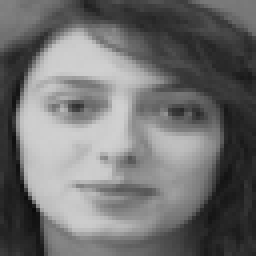
#> input picture Question 1/3/2.pgm, 64 x 64 px (shown 4 times larger)
$ jupyter execute --allow-errors Question_1_MFDS_Project.ipynb
#> lines starting #> are read from the running program, lines starting #| are printed output that depends on the picture
# SVD-Based Face Recognition

[cell 1]
import numpy as np
import matplotlib.pyplot as plt

# This library has been used only to load
from PIL import Image
import os

#### Some constants

[cell 2]
number_of_persons = 15 # Number of unique individuals
imgs_per_person = 10 # Number of images per person

#### Hyperparameters

[cell 3]
N = 9 # number of images used for training in each class
threshold = 2550 # If the norm is below the threshold, only then we will declare that the input
                 # image is a valid face image

number_of_vectors = 1

weighted_mean = True # whether or not to take mean weighted by the singular values

[cell 4]
representational_images = np.zeros((15, 64, 64))
training_images = []
#> (the rest of this cell did not finish here and is left out)

#### Testing the model on a few images

[cell 5]
# The 10th image was not used anywhere for training

test_images = np.zeros((15, 64, 64)) # placeholder for the test images.
#> (the rest of this cell did not finish here and is left out)

[cell 6]
# Person 1: Let us calculate their distance from all 15 representative images

diff_norms = []
#> diff_norms = []
print("True Label = Person {}".format(1))
for j in range(1,16):
    # Distance of an image from each of the representative images
    diff_norms.append(np.linalg.norm(representational_images[j-1] - test_images[0]))
#> after the loop, diff_norms = [0, 0, 0, 0, 0, 0, 0, 0, 0, 0, 0, 0, 0, 0, 0]
if min(diff_norms)<=threshold:
    print('Matched with Person {}'.format(np.argmin(diff_norms) + 1))
#| Matched with Person 1
    print("Value of the minimum norm = {}".format(round(min(diff_norms), 3)))
#| Value of the minimum norm = 0.0
else:
    print('Not Found')

[cell 7]
# Person 2: Let us calculate their distance from all 15 representative images
diff_norms = []
print("True Label = Person {}".format(2))
for j in range(1,16):
    # Distance of an image from each of the representative images
    diff_norms.append(np.linalg.norm(representational_images[j-1] - test_images[1]))
if min(diff_norms)<=threshold:
    print('Matched with Person {}'.format(np.argmin(diff_norms) + 1))
#| Matched with Person 1
    print("Value of the minimum norm = {}".format(round(min(diff_norms), 3)))
#| Value of the minimum norm = 0.0
else:
    print('Not Found')

[cell 8]
# Person 3: Let us calculate their distance from all 15 rep images
diff_norms = []
print("True Label = Person {}".format(3))
for j in range(1,16):
    # Distance of an image from each of the representative images
    diff_norms.append(np.linalg.norm(representational_images[j-1] - test_images[2]))
if min(diff_norms)<=threshold:
    print('Matched with Person {}'.format(np.argmin(diff_norms) + 1))
#| Matched with Person 1
    print("Value of the minimum norm = {}".format(round(min(diff_norms), 3)))
#| Value of the minimum norm = 0.0
else:
    print('Not Found')

[cell 9]
### Evaluating on the Training Set

[cell 10]
correct_predictions = 0
not_found = 0

#> (the rest of this cell did not finish here and is left out)

#### Training accuracy

[cell 11]
total_training_images = N * number_of_persons
training_accuracy = (correct_predictions/total_training_images) * 100
print("Training set accuracy = {}%".format(round(training_accuracy, 3)))

## Representative Images

[cell 12]
plt.figure(figsize=(15, 15))
# Creates the directory to store the representative images.
if not os.path.exists('RepresentativeImages'):
    os.mkdir('RepresentativeImages')
for i in range(len(representational_images)):
    plt.subplot(5, 3, i+1)
    plt.imshow(representational_images[i])
    img = Image.fromarray(representational_images[i]).convert("L")
    img.save("RepresentativeImages/Person"+str(i+1)+".pgm")
    plt.title("Person {}".format(i+1), size=18)
plt.tight_layout()
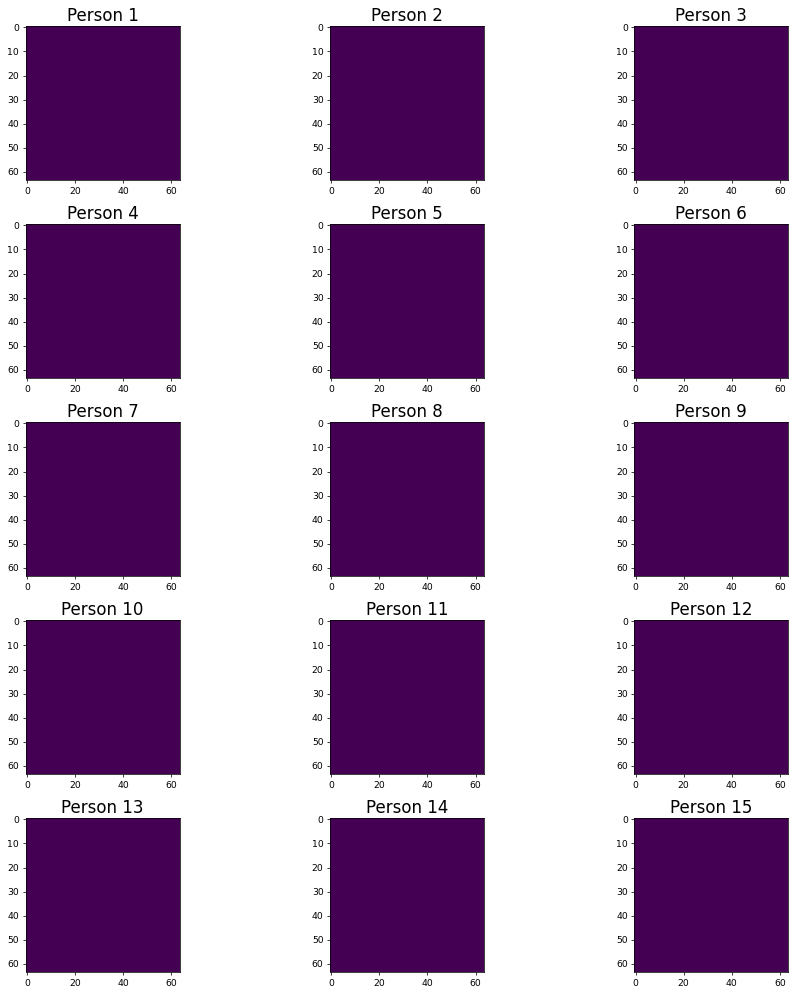
#> figure drawn by matplotlib, 15 panels

### Load the saved representative images

[cell 13]
# Here we load the saved representative images
saved_rep_images = np.zeros((15, 64, 64))
for i in range(number_of_persons):
    filepath = "RepresentativeImages/Person"+str(i+1)+".pgm"
    img = Image.open(filepath)
    saved_rep_images[i] = np.asarray(img)

[cell 14]
### Evaluating on the Test Set

[cell 15]
correct_test_predictions = 0
#> correct_test_predictions = 0
for i in range (0,15):
    diff_norms = []
    for j in range(1,16):
        # Distance of an image from each of the representative images
        diff_norms.append(np.linalg.norm(saved_rep_images[j-1] - test_images[i]))
    print('True Label = Person {}'.format(i+1))
    if min(diff_norms)<=threshold:
        print('Matched with Person {}'.format(np.argmin(diff_norms) + 1))
        print("Value of the minimum norm = {}\n".format(round(min(diff_norms), 3)))
        if np.argmin(diff_norms) == i:
            correct_test_predictions = correct_test_predictions + 1
    else :
        print('Not Found\n')
#> this loop made 15 passes
#> correct_test_predictions on pass 1: 1
#> after the loop, correct_test_predictions = 1

#### Test accuracy

[cell 16]
test_accuracy = (correct_test_predictions/number_of_persons) * 100
#> test_accuracy = 6.67
print("Test set accuracy = {}%".format(round(test_accuracy, 3)))
#| Test set accuracy = 6.667%
#> further down, img is the input picture: shape (64, 64); min 10, max 208, mean 111.7

## Data Augmentation

We will now try to improve the model using data augmentation. We will use 9 training images for each person and augment them to get a larger training set. We will perform data augmentation by:
* horizontal flip
* horizontal width shift
* change in brightness

[cell 17]
def augment_image(img):
    '''
    Input: image
    Output: An array containing the original image and augmented images.
    Augmentation used: Horizontal flip, width shift
    '''
    flipped_image = np.flip(img, axis=1)
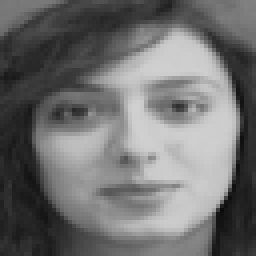
#> flipped_image: shape (64, 64) (shown 4 times larger); min 10, max 208, mean 111.7
    width_shift_1 = np.roll(img, 2)
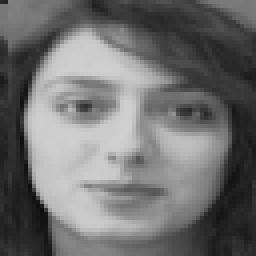
#> width_shift_1: shape (64, 64) (shown 4 times larger); min 10, max 208, mean 111.7
    width_shift_2 = np.roll(img, -2)
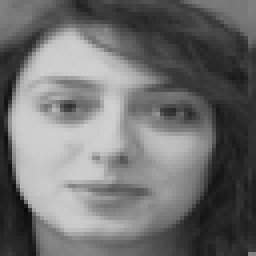
#> width_shift_2: shape (64, 64) (shown 4 times larger); min 10, max 208, mean 111.7
    brightened_image = img + (np.ones(img.shape)*20)
    dimmed_image = img - (np.ones(img.shape)*20)
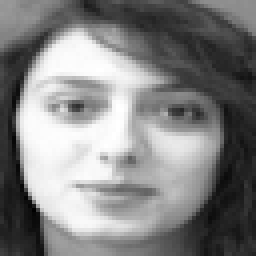
#> dimmed_image: shape (64, 64) float64 (shown 4 times larger); min -10, max 188, mean 91.7; drawn with min black and max white
    return np.array([flipped_image, width_shift_1, width_shift_2, brightened_image, dimmed_image])

Let us see the results of augmentation on a sample image.

[cell 18]
titles = ['Original Image', 'Horizontal Flip', 'Right Shift', 'Left Shift',
          'Brightened Image', 'Dimmed Image']
img = np.asarray(Image.open('./3/2.pgm'))
plt.figure(figsize=(8, 8))
aug_img = augment_image(img)
imgs_to_plot = [img] + list(aug_img)
#> imgs_to_plot = 6 items
for i in range(len(imgs_to_plot)):
    plt.subplot(2, 3, i+1)
    plt.imshow(imgs_to_plot[i])
    plt.title(titles[i], size='16')
#> this loop made 6 passes
plt.tight_layout()
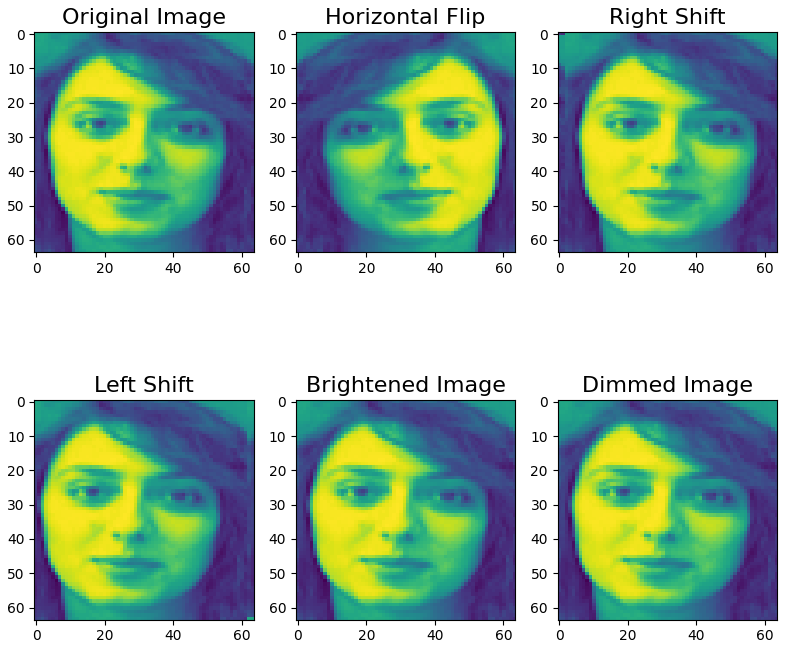
#> figure drawn by matplotlib, 6 panels

### Training with data augmentation

[cell 19]
representational_images_2 = np.zeros((15, 64, 64))
training_images_2 = []
#> (the rest of this cell did not finish here and is left out)

### Evaluate on the training set with augmentation

[cell 20]
correct_predictions = 0
#> correct_predictions = 0
not_found = 0

#> (the rest of this cell did not finish here and is left out)

### Training set accuracy

[cell 21]
total_training_images = N * number_of_persons * 6# due to data augmentation
training_accuracy = (correct_predictions/total_training_images) * 100
#> training_accuracy = 0
print("Training set accuracy with data augmentation = {}%".format(round(training_accuracy, 3)))
#| Training set accuracy with data augmentation = 0.0%

## Representative Images (after data augmentation)

[cell 22]
plt.figure(figsize=(15, 15))
# Creates the directory to store the representative images.
if not os.path.exists('RepresentativeImages2'):
    os.mkdir('RepresentativeImages2')
for i in range(len(representational_images_2)):
    plt.subplot(5, 3, i+1)
    plt.imshow(representational_images_2[i])
    img = Image.fromarray(representational_images_2[i]).convert("L")
    img.save("RepresentativeImages2/Person"+str(i+1)+".pgm")
    plt.title("Person {}".format(i+1), size=18)
#> this loop made 15 passes
plt.tight_layout()

### Load the saved representative images (formed using data augmentation)

[cell 23]
# Here we load the saved representative images
saved_rep_images_2 = np.zeros((15, 64, 64))
for i in range(number_of_persons):
    filepath = "RepresentativeImages2/Person"+str(i+1)+".pgm"
    img = Image.open(filepath)
    saved_rep_images_2[i] = np.asarray(img)

### Evaluate on the test set

[cell 24]
correct_test_predictions = 0
#> correct_test_predictions = 0
for i in range (0,15):
    diff_norms = []
    for j in range(1,16):
        # Distance of an image from each of the representative images
        diff_norms.append(np.linalg.norm(saved_rep_images_2[j-1] - test_images[i]))
    print('True Label = Person {}'.format(i+1))
    # The distance has to be less than the threshold, otherwise the image is classified as not found.
    if min(diff_norms)<=threshold:
        print('Matched with Person {}'.format(np.argmin(diff_norms) + 1))
        print("Value of the minimum norm = {}\n".format(round(min(diff_norms), 3)))
        if np.argmin(diff_norms) == i:
            correct_test_predictions = correct_test_predictions + 1
    else :
        print('Not Found\n')
#> after the loop, correct_test_predictions = 1

### Test accuracy

This is the test accuracy when we use only one image for each person in the test set. Note that this image was not used anywhere during training. It was not used for dataaugmentation also.

[cell 25]
test_accuracy = (correct_test_predictions/number_of_persons) * 100
print("Test set accuracy with data augmentation = {}%".format(round(test_accuracy, 3)))
#| Test set accuracy with data augmentation = 6.667%
